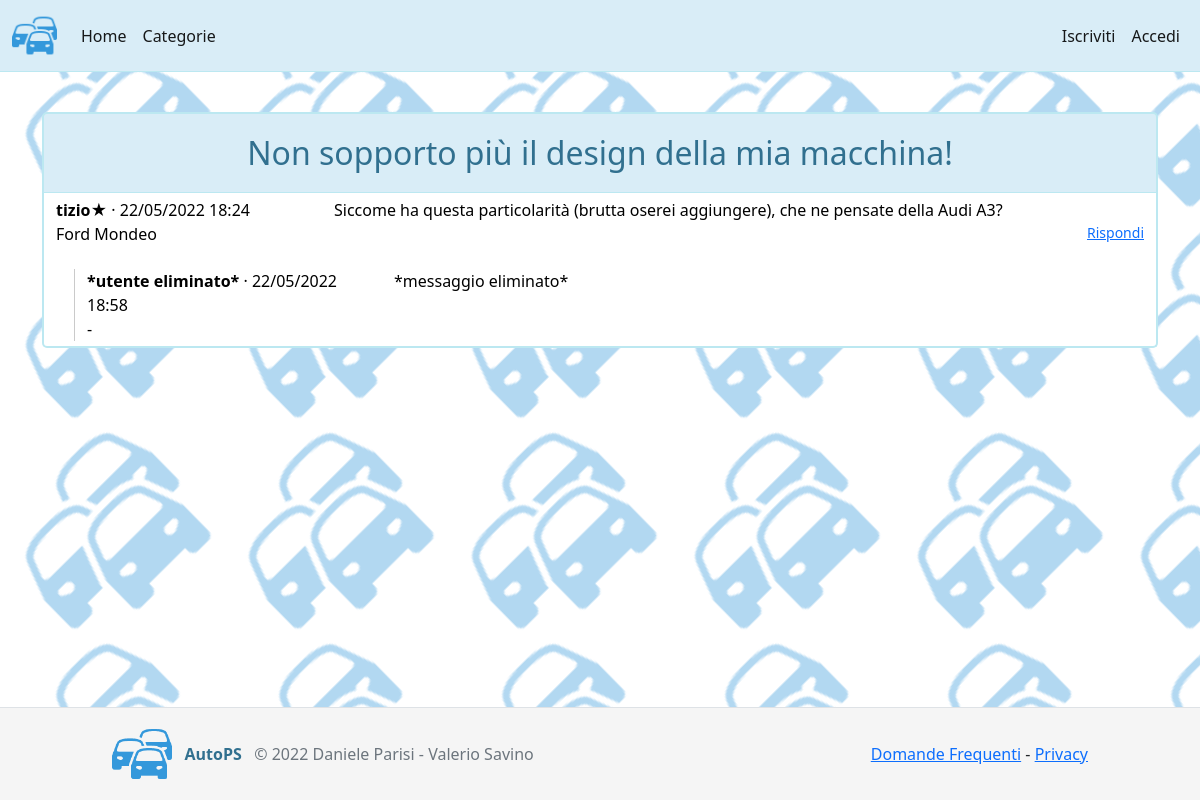
The page /visioneTopic.php?id=29 on the database its author committed.
### tables this page shows
CREATE TABLE `topics` (
  `CodTopic` int(8) NOT NULL,
  `TitoloTopic` varchar(255) NOT NULL,
  `DataTopic` datetime NOT NULL,
  `CatTopic` int(8) NOT NULL,
  `UtTopic` int(8) NOT NULL
);

CREATE TABLE `posts` (
  `CodPost` int(8) NOT NULL,
  `Contenuto` text NOT NULL,
  `DataPost` datetime NOT NULL,
  `RispostaPost` int(8) NOT NULL DEFAULT 0,
  `TopicPost` int(8) NOT NULL,
  `UtPost` int(8) NOT NULL
);

CREATE TABLE `utenti` (
  `CodUtente` int(8) NOT NULL,
  `NomeUtente` char(40) NOT NULL,
  `PassUtente` varchar(255) NOT NULL,
  `EmailUtente` varchar(255) NOT NULL,
  `DataIscrizioneUtente` datetime NOT NULL,
  `AutorizzazioneUtente` int(2) NOT NULL,
  `ModUtente` int(8) NOT NULL
);

CREATE TABLE `modelli` (
  `CodModello` int(8) NOT NULL,
  `NomeModello` char(50) NOT NULL
);

### visioneTopic.php (the view, shortened to what this page needs)
<html>
<head>
</head>
<body class="d-flex flex-column h-100">
	<?php
        include 'nav.php';
        require 'connessioneDB.php';
        function getPost(&$commenti, $c, $rispostaPost=0, $m=0)
        {
            if (!isset($commenti[$rispostaPost]))
                return "";
            foreach($commenti[$rispostaPost] as $curid => $post)
            {
                echo '<div class="row row-no-line">';
                if($m == 0)
                    echo '<div class="col col-md-3" style="margin-left: '.$m.'px;">';
                else
                    echo '<div class="col col-md-3" style="margin-left: '.$m.'px; border-left: 1px solid #cacaca;">';
                        if($post["AutorizzazioneUtente"] == 1)
                            echo '<b>'.$post["NomeUtente"].'&starf; </b> · ';
                        else
                            echo '<b>'.$post["NomeUtente"].'</b> · ';
                        echo date('d/m/Y H:i', strtotime($post["DataPost"])).'<br>'.$post["NomeModello"];
                    echo "</div>";
                    echo '<div class="col" style="margin-left: '.$m.'px; white-space: pre-wrap;">';
                        echo $post['Contenuto'].'<br><p style="text-align: right;">';
                        if($post["Contenuto"] != "*messaggio eliminato*")
                        {
                            if(isset($_SESSION['entrato']) && $_SESSION['entrato'] == true)
                                echo '<a href="risposta.php?id='.$post['CodPost'].'&id2='.$post['TopicPost'].'"><small>Rispondi</small></a>';
                            else
                                echo '<a href="accesso.php?id='.$post['TopicPost'].'"><small>Rispondi</small></a>';
                        }
                    echo "</p></div>";
                echo "</div>";
                getPost($commenti, $c, $curid, $m+30);
            }
        }
        $sql = "SELECT CodTopic, TitoloTopic, CatTopic
        		FROM Topics
        		WHERE CodTopic = '".mysqli_real_escape_string($connessione1, $_GET['id'])."'";
        $query = mysqli_query($connessione1, $sql);
        if(!$query)
        	echo 'Errore nella richiesta al DB dei Topic';
        else
        {
            if(mysqli_num_rows($query) == 0)
                echo 'Questo topic non esiste';
            else
            {
                while($row = mysqli_fetch_assoc($query))
                {
                    $c = $row['CatTopic'];
    ?>
            <div class="container" style="margin-bottom: 30px; position: relative;">
                <div class="panel-heading panel-heading-view">
                    <center><p class="panel-title"><font size="6"><?php echo $row['TitoloTopic']; ?></font></p></center>
                </div>
    <?php
                }
                $sql = "SELECT P.CodPost, P.TopicPost, P.Contenuto, P.RispostaPost, P.DataPost, P.UtPost, U.CodUtente, U.NomeUtente, M.NomeModello, U.AutorizzazioneUtente
                        FROM Posts P, Utenti U, Modelli M
                        WHERE P.UtPost = U.CodUtente AND
                              U.ModUtente = M.CodModello AND
                              P.TopicPost = '".mysqli_real_escape_string($connessione1, $_GET['id'])."'
                        ORDER BY DataPost";
                $query = mysqli_query($connessione1, $sql);
                if(!$query)
                    echo 'Errore nella richiesta dei post del topic';
                else
                {
                    if(mysqli_num_rows($query) == 0)
                        echo 'Non sono presenti posts in questo topic</div>';
                    else
                    {
                        echo '<div class="panel-body panel-body-view" style="border-top: 0px solid #bce8f1; color: black;">';
                        while($row = mysqli_fetch_assoc($query))
                            $commenti[$row["RispostaPost"]][$row["CodPost"]] = $row;
                        getPost($commenti, $c);
                        echo '</div>';
                    }
                }
            echo '</div>';
            }
        }
    ?>
</body>
</html>

### style.css (style rules this page uses)
html { margin: 0; padding: 0; }
body { background-image: url("back.png"); }
.panel-heading { color: #31708f; border: 2px solid #bce8f1; border-bottom: 1px solid #bce8f1; border-top-left-radius: 5px; border-top-right-radius: 5px; }
.panel-heading-view { background-color: #d9edf7; }
.panel-body { border: 2px solid #bce8f1; border-bottom-left-radius: 5px; border-bottom-right-radius: 5px; }
.panel-body-view { color: #31708f; background-color: #ffffff; border-top: 1px solid #bce8f1; }
.panel-title { margin: 15px; }
.row { border-bottom: 1px solid #bce8f1; }
.row-no-line { border-bottom: 0px solid; }
.col { margin-top: 5px; margin-bottom: 5px; }

### visioneTopic.php (style rules this page uses)
.row { margin: auto; }

### rows shown on the page
topics: TitoloTopic "Non sopporto più il design della mia macchina!"
posts: UtPost.NomeUtente "tizio", DataPost "22/05/2022 18:24", modelli.NomeModello "Ford Mondeo", Contenuto "Siccome ha questa particolarità (brutta oserei aggiungere), che ne pensate della Audi A3?"
posts: UtPost.NomeUtente "*utente eliminato*", DataPost "22/05/2022 18:58", modelli.NomeModello "-", Contenuto "*messaggio eliminato*"
